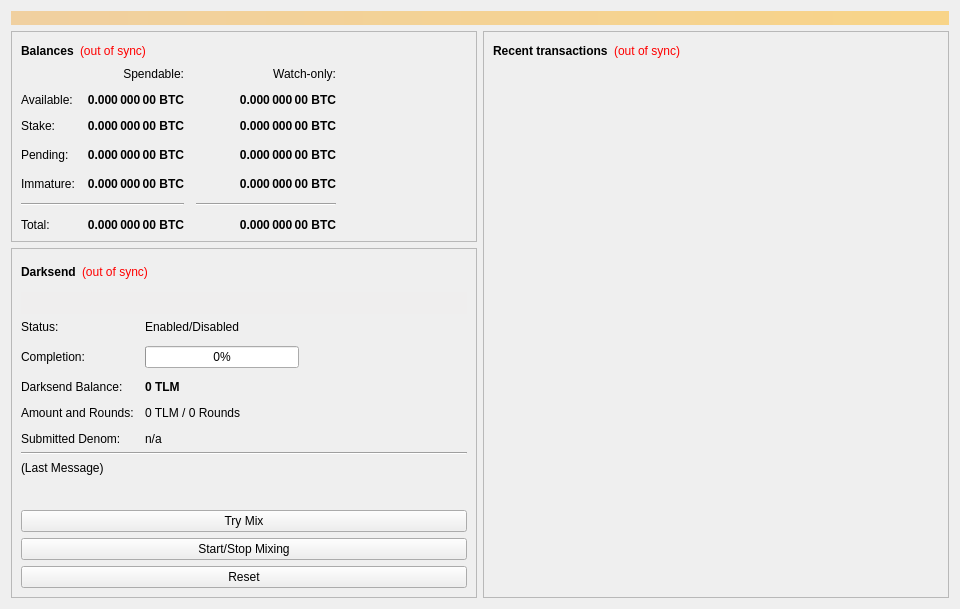
<?xml version="1.0" encoding="UTF-8"?>
<ui version="4.0">
 <class>OverviewPage</class>
 <widget class="QWidget" name="OverviewPage">
  <property name="geometry">
   <rect>
    <x>0</x>
    <y>0</y>
    <width>960</width>
    <height>594</height>
   </rect>
  </property>
  <property name="minimumSize">
   <size>
    <width>960</width>
    <height>0</height>
   </size>
  </property>
  <property name="windowTitle">
   <string>Form</string>
  </property>
  <layout class="QVBoxLayout" name="topLayout">
   <item>
    <widget class="QLabel" name="labelAlerts">
     <property name="visible">
      <bool>false</bool>
     </property>
     <property name="styleSheet">
      <string notr="true">background-color: qlineargradient(x1: 0, y1: 0, x2: 1, y2: 0, stop:0 #F0D0A0, stop:1 #F8D488); color:#000000;</string>
     </property>
     <property name="wordWrap">
      <bool>true</bool>
     </property>
     <property name="margin">
      <number>3</number>
     </property>
    </widget>
   </item>
   <item>
    <layout class="QHBoxLayout" name="horizontalLayout" stretch="1,1">
     <item>
      <layout class="QVBoxLayout" name="verticalLayout_2">
       <item>
        <widget class="QFrame" name="frame">
         <property name="frameShape">
          <enum>QFrame::StyledPanel</enum>
         </property>
         <property name="frameShadow">
          <enum>QFrame::Raised</enum>
         </property>
         <layout class="QVBoxLayout" name="verticalLayout_4">
          <item>
           <layout class="QHBoxLayout" name="horizontalLayout_4">
            <item>
             <widget class="QLabel" name="label_5">
              <property name="font">
               <font>
                <weight>75</weight>
                <bold>true</bold>
               </font>
              </property>
              <property name="text">
               <string>Balances</string>
              </property>
             </widget>
            </item>
            <item>
             <widget class="QLabel" name="labelWalletStatus">
              <property name="cursor">
               <cursorShape>WhatsThisCursor</cursorShape>
              </property>
              <property name="toolTip">
               <string>The displayed information may be out of date. Your wallet automatically synchronizes with the Talium network after a connection is established, but this process has not completed yet.</string>
              </property>
              <property name="styleSheet">
               <string notr="true">QLabel { color: red; }</string>
              </property>
              <property name="text">
               <string notr="true">(out of sync)</string>
              </property>
              <property name="alignment">
               <set>Qt::AlignLeading|Qt::AlignLeft|Qt::AlignVCenter</set>
              </property>
             </widget>
            </item>
            <item>
             <spacer name="horizontalSpacer_3">
              <property name="orientation">
               <enum>Qt::Horizontal</enum>
              </property>
              <property name="sizeHint" stdset="0">
               <size>
                <width>40</width>
                <height>20</height>
               </size>
              </property>
             </spacer>
            </item>
           </layout>
          </item>
          <item>
           <layout class="QGridLayout" name="gridLayout">
            <property name="spacing">
             <number>12</number>
            </property>
            <item row="3" column="2">
             <widget class="QLabel" name="labelWatchPending">
              <property name="font">
               <font>
                <weight>75</weight>
                <bold>true</bold>
               </font>
              </property>
              <property name="cursor">
               <cursorShape>IBeamCursor</cursorShape>
              </property>
              <property name="toolTip">
               <string>Unconfirmed transactions to watch-only addresses</string>
              </property>
              <property name="text">
               <string notr="true">0.000 000 00 BTC</string>
              </property>
              <property name="alignment">
               <set>Qt::AlignRight|Qt::AlignTrailing|Qt::AlignVCenter</set>
              </property>
              <property name="textInteractionFlags">
               <set>Qt::LinksAccessibleByMouse|Qt::TextSelectableByKeyboard|Qt::TextSelectableByMouse</set>
              </property>
             </widget>
            </item>
            <item row="3" column="1">
             <widget class="QLabel" name="labelUnconfirmed">
              <property name="font">
               <font>
                <weight>75</weight>
                <bold>true</bold>
               </font>
              </property>
              <property name="cursor">
               <cursorShape>IBeamCursor</cursorShape>
              </property>
              <property name="toolTip">
               <string>Total of transactions that have yet to be confirmed, and do not yet count toward the spendable balance</string>
              </property>
              <property name="text">
               <string notr="true">0.000 000 00 BTC</string>
              </property>
              <property name="alignment">
               <set>Qt::AlignRight|Qt::AlignTrailing|Qt::AlignVCenter</set>
              </property>
              <property name="textInteractionFlags">
               <set>Qt::LinksAccessibleByMouse|Qt::TextSelectableByKeyboard|Qt::TextSelectableByMouse</set>
              </property>
             </widget>
            </item>
            <item row="4" column="2">
             <widget class="QLabel" name="labelWatchImmature">
              <property name="font">
               <font>
                <weight>75</weight>
                <bold>true</bold>
               </font>
              </property>
              <property name="cursor">
               <cursorShape>IBeamCursor</cursorShape>
              </property>
              <property name="toolTip">
               <string>Mined balance in watch-only addresses that has not yet matured</string>
              </property>
              <property name="text">
               <string notr="true">0.000 000 00 BTC</string>
              </property>
              <property name="alignment">
               <set>Qt::AlignRight|Qt::AlignTrailing|Qt::AlignVCenter</set>
              </property>
              <property name="textInteractionFlags">
               <set>Qt::LinksAccessibleByMouse|Qt::TextSelectableByKeyboard|Qt::TextSelectableByMouse</set>
              </property>
             </widget>
            </item>
            <item row="5" column="0" colspan="2">
             <widget class="Line" name="lineSpendableBalance">
              <property name="orientation">
               <enum>Qt::Horizontal</enum>
              </property>
             </widget>
            </item>
            <item row="5" column="2">
             <widget class="Line" name="lineWatchBalance">
              <property name="sizePolicy">
               <sizepolicy hsizetype="Preferred" vsizetype="Fixed">
                <horstretch>0</horstretch>
                <verstretch>0</verstretch>
               </sizepolicy>
              </property>
              <property name="minimumSize">
               <size>
                <width>140</width>
                <height>0</height>
               </size>
              </property>
              <property name="orientation">
               <enum>Qt::Horizontal</enum>
              </property>
             </widget>
            </item>
            <item row="6" column="0">
             <widget class="QLabel" name="labelTotalText">
              <property name="text">
               <string>Total:</string>
              </property>
             </widget>
            </item>
            <item row="4" column="1">
             <widget class="QLabel" name="labelImmature">
              <property name="font">
               <font>
                <weight>75</weight>
                <bold>true</bold>
               </font>
              </property>
              <property name="cursor">
               <cursorShape>IBeamCursor</cursorShape>
              </property>
              <property name="toolTip">
               <string>Mined balance that has not yet matured</string>
              </property>
              <property name="text">
               <string notr="true">0.000 000 00 BTC</string>
              </property>
              <property name="alignment">
               <set>Qt::AlignRight|Qt::AlignTrailing|Qt::AlignVCenter</set>
              </property>
              <property name="textInteractionFlags">
               <set>Qt::LinksAccessibleByMouse|Qt::TextSelectableByKeyboard|Qt::TextSelectableByMouse</set>
              </property>
             </widget>
            </item>
            <item row="3" column="3">
             <spacer name="horizontalSpacer_2">
              <property name="orientation">
               <enum>Qt::Horizontal</enum>
              </property>
              <property name="sizeHint" stdset="0">
               <size>
                <width>40</width>
                <height>20</height>
               </size>
              </property>
             </spacer>
            </item>
            <item row="4" column="0">
             <widget class="QLabel" name="labelImmatureText">
              <property name="text">
               <string>Immature:</string>
              </property>
             </widget>
            </item>
            <item row="6" column="1">
             <widget class="QLabel" name="labelTotal">
              <property name="font">
               <font>
                <weight>75</weight>
                <bold>true</bold>
               </font>
              </property>
              <property name="cursor">
               <cursorShape>IBeamCursor</cursorShape>
              </property>
              <property name="toolTip">
               <string>Your current total balance</string>
              </property>
              <property name="text">
               <string notr="true">0.000 000 00 BTC</string>
              </property>
              <property name="alignment">
               <set>Qt::AlignRight|Qt::AlignTrailing|Qt::AlignVCenter</set>
              </property>
              <property name="textInteractionFlags">
               <set>Qt::LinksAccessibleByMouse|Qt::TextSelectableByKeyboard|Qt::TextSelectableByMouse</set>
              </property>
             </widget>
            </item>
            <item row="6" column="2">
             <widget class="QLabel" name="labelWatchTotal">
              <property name="font">
               <font>
                <weight>75</weight>
                <bold>true</bold>
               </font>
              </property>
              <property name="cursor">
               <cursorShape>IBeamCursor</cursorShape>
              </property>
              <property name="toolTip">
               <string>Current total balance in watch-only addresses</string>
              </property>
              <property name="text">
               <string notr="true">0.000 000 00 BTC</string>
              </property>
              <property name="alignment">
               <set>Qt::AlignRight|Qt::AlignTrailing|Qt::AlignVCenter</set>
              </property>
              <property name="textInteractionFlags">
               <set>Qt::LinksAccessibleByMouse|Qt::TextSelectableByKeyboard|Qt::TextSelectableByMouse</set>
              </property>
             </widget>
            </item>
            <item row="0" column="2">
             <widget class="QLabel" name="labelWatchonly">
              <property name="text">
               <string>Watch-only:</string>
              </property>
              <property name="alignment">
               <set>Qt::AlignRight|Qt::AlignTrailing|Qt::AlignVCenter</set>
              </property>
             </widget>
            </item>
            <item row="1" column="0">
             <widget class="QLabel" name="labelBalanceText">
              <property name="text">
               <string>Available:</string>
              </property>
             </widget>
            </item>
            <item row="1" column="1">
             <widget class="QLabel" name="labelBalance">
              <property name="font">
               <font>
                <weight>75</weight>
                <bold>true</bold>
               </font>
              </property>
              <property name="cursor">
               <cursorShape>IBeamCursor</cursorShape>
              </property>
              <property name="toolTip">
               <string>Your current spendable balance</string>
              </property>
              <property name="text">
               <string notr="true">0.000 000 00 BTC</string>
              </property>
              <property name="alignment">
               <set>Qt::AlignRight|Qt::AlignTrailing|Qt::AlignVCenter</set>
              </property>
              <property name="textInteractionFlags">
               <set>Qt::LinksAccessibleByMouse|Qt::TextSelectableByKeyboard|Qt::TextSelectableByMouse</set>
              </property>
             </widget>
            </item>
            <item row="2" column="0">
             <widget class="QLabel" name="label_10">
              <property name="text">
               <string>Stake:</string>
              </property>
             </widget>
            </item>
            <item row="2" column="1">
             <widget class="QLabel" name="labelStake">
              <property name="font">
               <font>
                <weight>75</weight>
                <bold>true</bold>
               </font>
              </property>
              <property name="cursor">
               <cursorShape>IBeamCursor</cursorShape>
              </property>
              <property name="toolTip">
               <string>Total of coins that was staked, and do not yet count toward the current balance</string>
              </property>
              <property name="text">
               <string notr="true">0.000 000 00 BTC</string>
              </property>
              <property name="alignment">
               <set>Qt::AlignRight|Qt::AlignTrailing|Qt::AlignVCenter</set>
              </property>
              <property name="textInteractionFlags">
               <set>Qt::LinksAccessibleByMouse|Qt::TextSelectableByKeyboard|Qt::TextSelectableByMouse</set>
              </property>
             </widget>
            </item>
            <item row="2" column="2">
             <widget class="QLabel" name="labelWatchStake">
              <property name="font">
               <font>
                <weight>75</weight>
                <bold>true</bold>
               </font>
              </property>
              <property name="cursor">
               <cursorShape>IBeamCursor</cursorShape>
              </property>
              <property name="toolTip">
               <string>Total of coins that was staked in watch-only addresses, and do not yet count toward the current watch-only balance</string>
              </property>
              <property name="text">
               <string notr="true">0.000 000 00 BTC</string>
              </property>
              <property name="alignment">
               <set>Qt::AlignRight|Qt::AlignTrailing|Qt::AlignVCenter</set>
              </property>
              <property name="textInteractionFlags">
               <set>Qt::LinksAccessibleByMouse|Qt::TextSelectableByKeyboard|Qt::TextSelectableByMouse</set>
              </property>
             </widget>
            </item>
            <item row="1" column="2">
             <widget class="QLabel" name="labelWatchAvailable">
              <property name="font">
               <font>
                <weight>75</weight>
                <bold>true</bold>
               </font>
              </property>
              <property name="cursor">
               <cursorShape>IBeamCursor</cursorShape>
              </property>
              <property name="toolTip">
               <string>Your current balance in watch-only addresses</string>
              </property>
              <property name="text">
               <string notr="true">0.000 000 00 BTC</string>
              </property>
              <property name="alignment">
               <set>Qt::AlignRight|Qt::AlignTrailing|Qt::AlignVCenter</set>
              </property>
              <property name="textInteractionFlags">
               <set>Qt::LinksAccessibleByMouse|Qt::TextSelectableByKeyboard|Qt::TextSelectableByMouse</set>
              </property>
             </widget>
            </item>
            <item row="3" column="0">
             <widget class="QLabel" name="labelPendingText">
              <property name="text">
               <string>Pending:</string>
              </property>
             </widget>
            </item>
            <item row="0" column="1">
             <widget class="QLabel" name="labelSpendable">
              <property name="text">
               <string>Spendable:</string>
              </property>
              <property name="alignment">
               <set>Qt::AlignRight|Qt::AlignTrailing|Qt::AlignVCenter</set>
              </property>
             </widget>
            </item>
           </layout>
          </item>
         </layout>
        </widget>
       </item>
       <item>
        <widget class="QFrame" name="frameDarksend">
         <property name="sizePolicy">
          <sizepolicy hsizetype="Expanding" vsizetype="Expanding">
           <horstretch>0</horstretch>
           <verstretch>0</verstretch>
          </sizepolicy>
         </property>
         <property name="minimumSize">
          <size>
           <width>0</width>
           <height>350</height>
          </size>
         </property>
         <property name="layoutDirection">
          <enum>Qt::LeftToRight</enum>
         </property>
         <property name="frameShape">
          <enum>QFrame::StyledPanel</enum>
         </property>
         <property name="frameShadow">
          <enum>QFrame::Raised</enum>
         </property>
         <layout class="QVBoxLayout" name="verticalLayout_5">
          <item>
           <layout class="QHBoxLayout" name="horizontalLayout_5">
            <item>
             <widget class="QLabel" name="label_2">
              <property name="font">
               <font>
                <weight>75</weight>
                <bold>true</bold>
               </font>
              </property>
              <property name="text">
               <string>Darksend</string>
              </property>
             </widget>
            </item>
            <item>
             <widget class="QLabel" name="labelDarksendSyncStatus">
              <property name="toolTip">
               <string>The displayed information may be out of date. Your wallet automatically synchronizes with the Talium network after a connection is established, but this process has not completed yet.</string>
              </property>
              <property name="styleSheet">
               <string notr="true">QLabel { color: red; }</string>
              </property>
              <property name="text">
               <string notr="true">(out of sync)</string>
              </property>
              <property name="alignment">
               <set>Qt::AlignLeading|Qt::AlignLeft|Qt::AlignVCenter</set>
              </property>
             </widget>
            </item>
            <item>
             <spacer name="horizontalSpacer_4">
              <property name="orientation">
               <enum>Qt::Horizontal</enum>
              </property>
              <property name="sizeHint" stdset="0">
               <size>
                <width>40</width>
                <height>20</height>
               </size>
              </property>
             </spacer>
            </item>
           </layout>
          </item>
          <item>
           <widget class="QPushButton" name="runAutoDenom">
            <property name="palette">
             <palette>
              <active>
               <colorrole role="WindowText">
                <brush brushstyle="SolidPattern">
                 <color alpha="255">
                  <red>0</red>
                  <green>0</green>
                  <blue>0</blue>
                 </color>
                </brush>
               </colorrole>
               <colorrole role="Button">
                <brush brushstyle="SolidPattern">
                 <color alpha="255">
                  <red>239</red>
                  <green>238</green>
                  <blue>238</blue>
                 </color>
                </brush>
               </colorrole>
               <colorrole role="Light">
                <brush brushstyle="SolidPattern">
                 <color alpha="255">
                  <red>255</red>
                  <green>255</green>
                  <blue>255</blue>
                 </color>
                </brush>
               </colorrole>
               <colorrole role="Midlight">
                <brush brushstyle="SolidPattern">
                 <color alpha="255">
                  <red>247</red>
                  <green>246</green>
                  <blue>246</blue>
                 </color>
                </brush>
               </colorrole>
               <colorrole role="Dark">
                <brush brushstyle="SolidPattern">
                 <color alpha="255">
                  <red>119</red>
                  <green>119</green>
                  <blue>119</blue>
                 </color>
                </brush>
               </colorrole>
               <colorrole role="Mid">
                <brush brushstyle="SolidPattern">
                 <color alpha="255">
                  <red>159</red>
                  <green>159</green>
                  <blue>159</blue>
                 </color>
                </brush>
               </colorrole>
               <colorrole role="Text">
                <brush brushstyle="SolidPattern">
                 <color alpha="255">
                  <red>0</red>
                  <green>0</green>
                  <blue>0</blue>
                 </color>
                </brush>
               </colorrole>
               <colorrole role="BrightText">
                <brush brushstyle="SolidPattern">
                 <color alpha="255">
                  <red>255</red>
                  <green>255</green>
                  <blue>255</blue>
                 </color>
                </brush>
               </colorrole>
               <colorrole role="ButtonText">
                <brush brushstyle="SolidPattern">
                 <color alpha="255">
                  <red>0</red>
                  <green>0</green>
                  <blue>0</blue>
                 </color>
                </brush>
               </colorrole>
               <colorrole role="Base">
                <brush brushstyle="SolidPattern">
                 <color alpha="255">
                  <red>255</red>
                  <green>255</green>
                  <blue>255</blue>
                 </color>
                </brush>
               </colorrole>
               <colorrole role="Window">
                <brush brushstyle="SolidPattern">
                 <color alpha="255">
                  <red>239</red>
                  <green>238</green>
                  <blue>238</blue>
                 </color>
                </brush>
               </colorrole>
               <colorrole role="Shadow">
                <brush brushstyle="SolidPattern">
                 <color alpha="255">
                  <red>0</red>
                  <green>0</green>
                  <blue>0</blue>
                 </color>
                </brush>
               </colorrole>
               <colorrole role="AlternateBase">
                <brush brushstyle="SolidPattern">
                 <color alpha="255">
                  <red>247</red>
                  <green>246</green>
                  <blue>246</blue>
                 </color>
                </brush>
               </colorrole>
               <colorrole role="ToolTipBase">
                <brush brushstyle="SolidPattern">
                 <color alpha="255">
                  <red>255</red>
                  <green>255</green>
                  <blue>220</blue>
                 </color>
                </brush>
               </colorrole>
               <colorrole role="ToolTipText">
                <brush brushstyle="SolidPattern">
                 <color alpha="255">
                  <red>0</red>
                  <green>0</green>
                  <blue>0</blue>
                 </color>
                </brush>
               </colorrole>
              </active>
              <inactive>
               <colorrole role="WindowText">
                <brush brushstyle="SolidPattern">
                 <color alpha="255">
                  <red>0</red>
                  <green>0</green>
                  <blue>0</blue>
                 </color>
                </brush>
               </colorrole>
               <colorrole role="Button">
                <brush brushstyle="SolidPattern">
                 <color alpha="255">
                  <red>239</red>
                  <green>238</green>
                  <blue>238</blue>
                 </color>
                </brush>
               </colorrole>
               <colorrole role="Light">
                <brush brushstyle="SolidPattern">
                 <color alpha="255">
                  <red>255</red>
                  <green>255</green>
                  <blue>255</blue>
                 </color>
                </brush>
               </colorrole>
               <colorrole role="Midlight">
                <brush brushstyle="SolidPattern">
                 <color alpha="255">
                  <red>247</red>
                  <green>246</green>
                  <blue>246</blue>
                 </color>
                </brush>
               </colorrole>
               <colorrole role="Dark">
                <brush brushstyle="SolidPattern">
                 <color alpha="255">
                  <red>119</red>
                  <green>119</green>
                  <blue>119</blue>
                 </color>
                </brush>
               </colorrole>
               <colorrole role="Mid">
                <brush brushstyle="SolidPattern">
                 <color alpha="255">
                  <red>159</red>
                  <green>159</green>
                  <blue>159</blue>
                 </color>
                </brush>
               </colorrole>
               <colorrole role="Text">
                <brush brushstyle="SolidPattern">
                 <color alpha="255">
                  <red>0</red>
                  <green>0</green>
                  <blue>0</blue>
                 </color>
                </brush>
               </colorrole>
               <colorrole role="BrightText">
                <brush brushstyle="SolidPattern">
                 <color alpha="255">
                  <red>255</red>
                  <green>255</green>
                  <blue>255</blue>
                 </color>
                </brush>
               </colorrole>
               <colorrole role="ButtonText">
                <brush brushstyle="SolidPattern">
                 <color alpha="255">
                  <red>0</red>
                  <green>0</green>
                  <blue>0</blue>
                 </color>
                </brush>
               </colorrole>
               <colorrole role="Base">
                <brush brushstyle="SolidPattern">
                 <color alpha="255">
                  <red>255</red>
                  <green>255</green>
                  <blue>255</blue>
                 </color>
                </brush>
               </colorrole>
               <colorrole role="Window">
                <brush brushstyle="SolidPattern">
                 <color alpha="255">
                  <red>239</red>
                  <green>238</green>
                  <blue>238</blue>
                 </color>
                </brush>
               </colorrole>
               <colorrole role="Shadow">
                <brush brushstyle="SolidPattern">
                 <color alpha="255">
                  <red>0</red>
                  <green>0</green>
                  <blue>0</blue>
                 </color>
                </brush>
               </colorrole>
               <colorrole role="AlternateBase">
                <brush brushstyle="SolidPattern">
                 <color alpha="255">
                  <red>247</red>
                  <green>246</green>
                  <blue>246</blue>
                 </color>
                </brush>
               </colorrole>
               <colorrole role="ToolTipBase">
                <brush brushstyle="SolidPattern">
                 <color alpha="255">
                  <red>255</red>
                  <green>255</green>
                  <blue>220</blue>
                 </color>
                </brush>
               </colorrole>
               <colorrole role="ToolTipText">
                <brush brushstyle="SolidPattern">
                 <color alpha="255">
                  <red>0</red>
                  <green>0</green>
                  <blue>0</blue>
                 </color>
                </brush>
               </colorrole>
              </inactive>
              <disabled>
               <colorrole role="WindowText">
                <brush brushstyle="SolidPattern">
                 <color alpha="255">
                  <red>119</red>
                  <green>119</green>
                  <blue>119</blue>
                 </color>
                </brush>
               </colorrole>
               <colorrole role="Button">
                <brush brushstyle="SolidPattern">
                 <color alpha="255">
                  <red>239</red>
                  <green>238</green>
                  <blue>238</blue>
                 </color>
                </brush>
               </colorrole>
               <colorrole role="Light">
                <brush brushstyle="SolidPattern">
                 <color alpha="255">
                  <red>255</red>
                  <green>255</green>
                  <blue>255</blue>
                 </color>
                </brush>
               </colorrole>
               <colorrole role="Midlight">
                <brush brushstyle="SolidPattern">
                 <color alpha="255">
                  <red>247</red>
                  <green>246</green>
                  <blue>246</blue>
                 </color>
                </brush>
               </colorrole>
               <colorrole role="Dark">
                <brush brushstyle="SolidPattern">
                 <color alpha="255">
                  <red>119</red>
                  <green>119</green>
                  <blue>119</blue>
                 </color>
                </brush>
               </colorrole>
               <colorrole role="Mid">
                <brush brushstyle="SolidPattern">
                 <color alpha="255">
                  <red>159</red>
                  <green>159</green>
                  <blue>159</blue>
                 </color>
                </brush>
               </colorrole>
               <colorrole role="Text">
                <brush brushstyle="SolidPattern">
                 <color alpha="255">
                  <red>119</red>
                  <green>119</green>
                  <blue>119</blue>
                 </color>
                </brush>
               </colorrole>
               <colorrole role="BrightText">
                <brush brushstyle="SolidPattern">
                 <color alpha="255">
                  <red>255</red>
                  <green>255</green>
                  <blue>255</blue>
                 </color>
                </brush>
               </colorrole>
               <colorrole role="ButtonText">
                <brush brushstyle="SolidPattern">
                 <color alpha="255">
                  <red>119</red>
                  <green>119</green>
                  <blue>119</blue>
                 </color>
                </brush>
               </colorrole>
               <colorrole role="Base">
                <brush brushstyle="SolidPattern">
                 <color alpha="255">
                  <red>239</red>
                  <green>238</green>
                  <blue>238</blue>
                 </color>
                </brush>
               </colorrole>
               <colorrole role="Window">
                <brush brushstyle="SolidPattern">
                 <color alpha="255">
                  <red>239</red>
                  <green>238</green>
                  <blue>238</blue>
                 </color>
                </brush>
               </colorrole>
               <colorrole role="Shadow">
                <brush brushstyle="SolidPattern">
                 <color alpha="255">
                  <red>0</red>
                  <green>0</green>
                  <blue>0</blue>
                 </color>
                </brush>
               </colorrole>
               <colorrole role="AlternateBase">
                <brush brushstyle="SolidPattern">
                 <color alpha="255">
                  <red>239</red>
                  <green>238</green>
                  <blue>238</blue>
                 </color>
                </brush>
               </colorrole>
               <colorrole role="ToolTipBase">
                <brush brushstyle="SolidPattern">
                 <color alpha="255">
                  <red>255</red>
                  <green>255</green>
                  <blue>220</blue>
                 </color>
                </brush>
               </colorrole>
               <colorrole role="ToolTipText">
                <brush brushstyle="SolidPattern">
                 <color alpha="255">
                  <red>0</red>
                  <green>0</green>
                  <blue>0</blue>
                 </color>
                </brush>
               </colorrole>
              </disabled>
             </palette>
            </property>
            <property name="focusPolicy">
             <enum>Qt::NoFocus</enum>
            </property>
            <property name="autoFillBackground">
             <bool>true</bool>
            </property>
            <property name="text">
             <string/>
            </property>
            <property name="flat">
             <bool>true</bool>
            </property>
           </widget>
          </item>
          <item>
           <layout class="QFormLayout" name="formLayout">
            <property name="fieldGrowthPolicy">
             <enum>QFormLayout::AllNonFixedFieldsGrow</enum>
            </property>
            <property name="horizontalSpacing">
             <number>11</number>
            </property>
            <property name="verticalSpacing">
             <number>12</number>
            </property>
            <item row="0" column="0">
             <widget class="QLabel" name="label_6">
              <property name="text">
               <string>Status:</string>
              </property>
             </widget>
            </item>
            <item row="1" column="0">
             <widget class="QLabel" name="label_7">
              <property name="text">
               <string>Completion:</string>
              </property>
             </widget>
            </item>
            <item row="1" column="1">
             <widget class="QProgressBar" name="darksendProgress">
              <property name="maximumSize">
               <size>
                <width>154</width>
                <height>16777215</height>
               </size>
              </property>
              <property name="value">
               <number>0</number>
              </property>
             </widget>
            </item>
            <item row="3" column="0">
             <widget class="QLabel" name="labelAnonymizedText">
              <property name="text">
               <string>Darksend Balance:</string>
              </property>
             </widget>
            </item>
            <item row="3" column="1">
             <widget class="QLabel" name="labelAnonymized">
              <property name="font">
               <font>
                <weight>75</weight>
                <bold>true</bold>
               </font>
              </property>
              <property name="text">
               <string notr="true">0 TLM</string>
              </property>
             </widget>
            </item>
            <item row="4" column="0">
             <widget class="QLabel" name="label_8">
              <property name="text">
               <string>Amount and Rounds:</string>
              </property>
             </widget>
            </item>
            <item row="4" column="1">
             <widget class="QLabel" name="labelAmountRounds">
              <property name="text">
               <string>0 TLM / 0 Rounds</string>
              </property>
             </widget>
            </item>
            <item row="5" column="0">
             <widget class="QLabel" name="label_9">
              <property name="text">
               <string>Submitted Denom:</string>
              </property>
             </widget>
            </item>
            <item row="5" column="1">
             <widget class="QLabel" name="labelSubmittedDenom">
              <property name="toolTip">
               <string>The denominations you submitted to the Masternode.&lt;br&gt;To mix, other users must submit the exact same denominations.</string>
              </property>
              <property name="text">
               <string>n/a</string>
              </property>
             </widget>
            </item>
            <item row="0" column="1">
             <widget class="QLabel" name="darksendEnabled">
              <property name="text">
               <string>Enabled/Disabled</string>
              </property>
             </widget>
            </item>
           </layout>
          </item>
          <item>
           <widget class="Line" name="lineLastMessage">
            <property name="orientation">
             <enum>Qt::Horizontal</enum>
            </property>
           </widget>
          </item>
          <item>
           <widget class="QLabel" name="darksendStatus">
            <property name="minimumSize">
             <size>
              <width>288</width>
              <height>43</height>
             </size>
            </property>
            <property name="text">
             <string>(Last Message)</string>
            </property>
            <property name="alignment">
             <set>Qt::AlignLeading|Qt::AlignLeft|Qt::AlignTop</set>
            </property>
            <property name="wordWrap">
             <bool>true</bool>
            </property>
           </widget>
          </item>
          <item>
           <widget class="QPushButton" name="darksendAuto">
            <property name="sizePolicy">
             <sizepolicy hsizetype="MinimumExpanding" vsizetype="Fixed">
              <horstretch>0</horstretch>
              <verstretch>0</verstretch>
             </sizepolicy>
            </property>
            <property name="toolTip">
             <string>Try to manually submit a Darksend request.</string>
            </property>
            <property name="text">
             <string>Try Mix</string>
            </property>
           </widget>
          </item>
          <item>
           <widget class="QPushButton" name="toggleDarksend">
            <property name="sizePolicy">
             <sizepolicy hsizetype="MinimumExpanding" vsizetype="Fixed">
              <horstretch>0</horstretch>
              <verstretch>0</verstretch>
             </sizepolicy>
            </property>
            <property name="text">
             <string>Start/Stop Mixing</string>
            </property>
           </widget>
          </item>
          <item>
           <widget class="QPushButton" name="darksendReset">
            <property name="sizePolicy">
             <sizepolicy hsizetype="MinimumExpanding" vsizetype="Fixed">
              <horstretch>0</horstretch>
              <verstretch>0</verstretch>
             </sizepolicy>
            </property>
            <property name="toolTip">
             <string>Reset the current status of Darksend (can interrupt Darksend if it's in the process of Mixing, which can cost you money!)</string>
            </property>
            <property name="autoFillBackground">
             <bool>false</bool>
            </property>
            <property name="text">
             <string>Reset</string>
            </property>
           </widget>
          </item>
         </layout>
        </widget>
       </item>
       <item>
        <spacer name="verticalSpacer">
         <property name="orientation">
          <enum>Qt::Vertical</enum>
         </property>
         <property name="sizeHint" stdset="0">
          <size>
           <width>20</width>
           <height>40</height>
          </size>
         </property>
        </spacer>
       </item>
      </layout>
     </item>
     <item>
      <layout class="QVBoxLayout" name="verticalLayout_3">
       <item>
        <widget class="QFrame" name="frame_2">
         <property name="frameShape">
          <enum>QFrame::StyledPanel</enum>
         </property>
         <property name="frameShadow">
          <enum>QFrame::Raised</enum>
         </property>
         <layout class="QVBoxLayout" name="verticalLayout">
          <item>
           <layout class="QHBoxLayout" name="horizontalLayout_2">
            <item>
             <widget class="QLabel" name="label_4">
              <property name="font">
               <font>
                <weight>75</weight>
                <bold>true</bold>
               </font>
              </property>
              <property name="text">
               <string>Recent transactions</string>
              </property>
             </widget>
            </item>
            <item>
             <widget class="QLabel" name="labelTransactionsStatus">
              <property name="cursor">
               <cursorShape>WhatsThisCursor</cursorShape>
              </property>
              <property name="toolTip">
               <string>The displayed information may be out of date. Your wallet automatically synchronizes with the Talium network after a connection is established, but this process has not completed yet.</string>
              </property>
              <property name="styleSheet">
               <string notr="true">QLabel { color: red; }</string>
              </property>
              <property name="text">
               <string notr="true">(out of sync)</string>
              </property>
              <property name="alignment">
               <set>Qt::AlignRight|Qt::AlignTrailing|Qt::AlignVCenter</set>
              </property>
             </widget>
            </item>
            <item>
             <spacer name="horizontalSpacer">
              <property name="orientation">
               <enum>Qt::Horizontal</enum>
              </property>
              <property name="sizeHint" stdset="0">
               <size>
                <width>40</width>
                <height>20</height>
               </size>
              </property>
             </spacer>
            </item>
           </layout>
          </item>
          <item>
           <widget class="QListView" name="listTransactions">
            <property name="styleSheet">
             <string notr="true">QListView { background: transparent; }</string>
            </property>
            <property name="frameShape">
             <enum>QFrame::NoFrame</enum>
            </property>
            <property name="verticalScrollBarPolicy">
             <enum>Qt::ScrollBarAlwaysOff</enum>
            </property>
            <property name="horizontalScrollBarPolicy">
             <enum>Qt::ScrollBarAlwaysOff</enum>
            </property>
            <property name="selectionMode">
             <enum>QAbstractItemView::NoSelection</enum>
            </property>
           </widget>
          </item>
         </layout>
        </widget>
       </item>
      </layout>
     </item>
    </layout>
   </item>
  </layout>
 </widget>
 <resources/>
 <connections/>
</ui>
